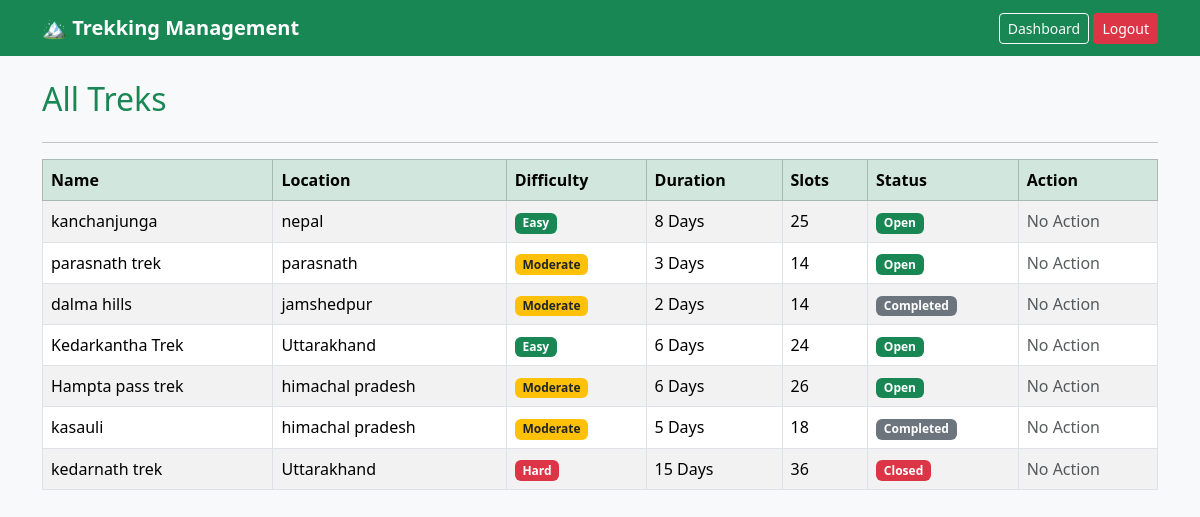
/view_treks, run on the app's committed database.
### models.py (models this page shows)
class Trek(db.Model):
    id = db.Column(db.Integer, primary_key=True)
    name = db.Column(db.String(200), nullable=False)
    location = db.Column(db.String(150), nullable=False)
    difficulty = db.Column(db.String(100), nullable=False)
    duration = db.Column(db.Integer, nullable=False)
    slots = db.Column(db.Integer, nullable=False)
    start_date = db.Column(db.Date, nullable=False)
    end_date = db.Column(db.Date, nullable=False)
    status = db.Column(db.String(50), nullable=False, default="Open")
    staff_id = db.Column(db.Integer, db.ForeignKey("user.id"), nullable=False)

### app.py (the view)
@app.route("/view_treks")
def view_treks():
    if session.get("role") == "User":
        treks = Trek.query.filter_by(status="Open")
        search = request.args.get("search")
        difficulty = request.args.get("difficulty")
        location = request.args.get("location")
        if search:
            treks = treks.filter(Trek.name.contains(search))
        if difficulty:
            treks = treks.filter(Trek.difficulty == difficulty)
        if location:
            treks = treks.filter(Trek.location.contains(location))
        treks = treks.all()
    else:
        treks = Trek.query.all()
    return render_template(
        "view_treks.html",
        treks=treks
    )

### templates/view_treks.html (shortened to what this page needs)
<!DOCTYPE html>
<html lang="en">
<head>
    <link href="https://cdn.jsdelivr.net/npm/bootstrap@5.3.3/dist/css/bootstrap.min.css" rel="stylesheet">
</head>
<body class="bg-light">
<nav class="navbar navbar-expand-lg navbar-dark bg-success">
    <div class="container">
        <a class="navbar-brand fw-bold">
            🏔 Trekking Management
        </a>
        <div>
            {% if session["role"] == "Admin" %}
            <a href="/admin" class="btn btn-outline-light btn-sm">
                Dashboard
            </a>
            {% elif session["role"] == "User" %}
            <a href="/user" class="btn btn-outline-light btn-sm">
                Dashboard
            </a>
            {% else %}
            <a href="/staff" class="btn btn-outline-light btn-sm">
                Dashboard
            </a>
            {% endif %}
            <a href="/logout" class="btn btn-danger btn-sm">
                Logout
            </a>
        </div>
    </div>
</nav>
<div class="container mt-4">
    <div class="d-flex justify-content-between align-items-center">
        <h2 class="text-success">
            All Treks
        </h2>
    </div>
    <hr>
    <table class="table table-bordered table-hover table-striped">
        <thead class="table-success">
            <tr>
                <th>Name</th>
                <th>Location</th>
                <th>Difficulty</th>
                <th>Duration</th>
                <th>Slots</th>
                <th>Status</th>
                <th>Action</th>
            </tr>
        </thead>
        <tbody>
        {% for trek in treks %}
        <tr>
            <td>{{ trek.name }}</td>
            <td>{{ trek.location }}</td>
            <td>
                {% if trek.difficulty == "Easy" %}
                <span class="badge bg-success">
                    Easy
                </span>
                {% elif trek.difficulty == "Moderate" %}
                <span class="badge bg-warning text-dark">
                    Moderate
                </span>
                {% else %}
                <span class="badge bg-danger">
                    Hard
                </span>
                {% endif %}
            </td>
            <td>
                {{ trek.duration }} Days
            </td>
            <td>
                {{ trek.slots }}
            </td>
            <td>
                {% if trek.status == "Open" %}
                <span class="badge bg-success">
                    Open
                </span>
                {% elif trek.status == "Closed" %}
                <span class="badge bg-danger">
                    Closed
                </span>
                {% else %}
                <span class="badge bg-secondary">
                    {{ trek.status }}
                </span>
                {% endif %}
            </td>
            <td>
                {% if session["role"] == "Admin" %}
                <a href="/edit_trek/{{ trek.id }}"
                   class="btn btn-primary btn-sm">
                    Edit
                </a>
                <a href="/delete_trek/{{ trek.id }}"
                   class="btn btn-danger btn-sm"
                   onclick="return confirm('Delete this trek?')">
                    Delete
                </a>
                {% elif session["role"] == "User" %}
                <a href="/book_trek/{{ trek.id }}"
                   class="btn btn-success btn-sm">
                    Book Trek
                </a>
                {% else %}
                <span class="text-muted">
                    No Action
                </span>
                {% endif %}
            </td>
        </tr>
        {% endfor %}
        </tbody>
    </table>
</div>
</body>
</html>

### data on the page
Trek: name "kanchanjunga", location "nepal", difficulty "Easy", duration "8", slots "25", status "Open"
Trek: name "parasnath trek", location "parasnath", difficulty "Moderate", duration "3", slots "14", status "Open"
Trek: name "dalma hills", location "jamshedpur", difficulty "Moderate", duration "2", slots "14", status "Completed"
Trek: name "Kedarkantha Trek", location "Uttarakhand", difficulty "Easy", duration "6", slots "24", status "Open"
Trek: name "Hampta pass trek", location "himachal pradesh", difficulty "Moderate", duration "6", slots "26", status "Open"
Trek: name "kasauli", location "himachal pradesh", difficulty "Moderate", duration "5", slots "18", status "Completed"
Trek: name "kedarnath trek", location "Uttarakhand", difficulty "Hard", duration "15", slots "36", status "Closed"
